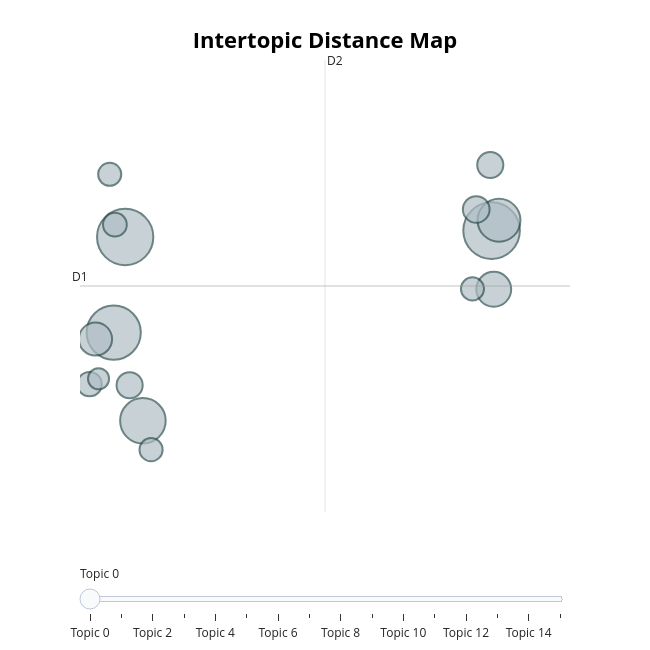

Source (notebook cell):
### Code cell
topic_model.visualize_topics()

### Figure 1 — Plotly figure (JSON) as saved in the notebook; plotly's stock layout.template omitted (floating-point values rounded to 4 significant figures)
{"data": [{"customdata": [[0, "党纪 | 学习 | 党员 | 师德师风建设 | 教育", 108], [1, "西迁 | 交大 | 传承 | 奋斗 | 爱国", 107], [2, "大赛 | 教学 | 中心 | 联盟 | 发展", 99], [3, "部长 | 党委 | 主持会议 | 负责人 | 会议", 70], [4, "师德师风建设 | 师德 | 学习 | 教师 | 建设", 62], [5, "师德师风建设 | 考核 | 师德师风 | 组织 | 单位", 41], [6, "课程 | 学生 | 思政 | 教学 | 课堂", 37], [7, "协同 | 部门 | 问题 | 机制 | 做好", 24], [8, "教师 | 育人 | 生理学 | 师德师风建设 | 专题", 23], [9, "研究 | 研究生 | 路径 | 导师 | 项目", 23], [10, "培养 | 阶段 | 精准 | 教学 | 培训", 20], [11, "发展 | 学院 | 研究生 | 学生 | 人才培养", 19], [12, "西安交通大学 | 教育部 | 文件 | 质量标准 | 十项准则", 18], [13, "强国 | 科技 | 服务 | 面向 | 教育", 18], [14, "领导 | 其身 | 大道 | 常榕 | 其身正", 18], [15, "教学 | 培训 | 教师 | 名师 | 培养", 15]], "hovertemplate": "<b>Topic %{customdata[0]}</b><br>%{customdata[1]}<br>Size: %{customdata[2]}", "legendgroup": "", "marker": {"color": "#B0BEC5", "size": [108, 107, 99, 70, 62, 41, 37, 24, 23, 23, 20, 19, 18, 18, 18, 15], "sizemode": "area", "sizeref": 0.0675, "symbol": "circle", "line": {"color": "DarkSlateGrey", "width": 2}}, "mode": "markers", "name": "", "orientation": "v", "showlegend": false, "x": [17.75, 3.789, 3.352, 4.465, 18.04, 17.84, 2.659, 17.17, 17.71, 3.959, 2.432, 3.398, 17.03, 3.2, 4.776, 2.774], "xaxis": "x", "y": [5.35, 5.296, 4.49, 3.747, 5.438, 4.856, 4.436, 5.528, 5.903, 4.046, 4.056, 5.4, 4.859, 5.825, 3.503, 4.101], "yaxis": "y", "type": "scatter"}], "layout": {"xaxis": {"anchor": "y", "domain": [0.0, 1.0], "title": {"text": ""}, "visible": false, "range": [2.067, 20.74]}, "yaxis": {"anchor": "x", "domain": [0.0, 1.0], "title": {"text": ""}, "visible": false, "range": [2.978, 6.789]}, "legend": {"tracegroupgap": 0, "itemsizing": "constant"}, "margin": {"t": 60}, "title": {"font": {"size": 22, "color": "Black"}, "text": "<b>Intertopic Distance Map</b>", "y": 0.95, "x": 0.5, "xanchor": "center", "yanchor": "top"}, "hoverlabel": {"font": {"size": 16, "family": "Rockwell"}, "bgcolor": "white"}, "width": 650, "height": 650, "sliders": [{"active": 0, "pad": {"t": 50}, "steps": [{"args": [{"marker.color": [["red", "#B0BEC5", "#B0BEC5", "#B0BEC5", "#B0BEC5", "#B0BEC5", "#B0BEC5", "#B0BEC5", "#B0BEC5", "#B0BEC5", "#B0BEC5", "#B0BEC5", "#B0BEC5", "#B0BEC5", "#B0BEC5", "#B0BEC5"]]}], "label": "Topic 0", "method": "update"}, {"args": [{"marker.color": [["#B0BEC5", "red", "#B0BEC5", "#B0BEC5", "#B0BEC5", "#B0BEC5", "#B0BEC5", "#B0BEC5", "#B0BEC5", "#B0BEC5", "#B0BEC5", "#B0BEC5", "#B0BEC5", "#B0BEC5", "#B0BEC5", "#B0BEC5"]]}], "label": "Topic 1", "method": "update"}, {"args": [{"marker.color": [["#B0BEC5", "#B0BEC5", "red", "#B0BEC5", "#B0BEC5", "#B0BEC5", "#B0BEC5", "#B0BEC5", "#B0BEC5", "#B0BEC5", "#B0BEC5", "#B0BEC5", "#B0BEC5", "#B0BEC5", "#B0BEC5", "#B0BEC5"]]}], "label": "Topic 2", "method": "update"}, {"args": [{"marker.color": [["#B0BEC5", "#B0BEC5", "#B0BEC5", "red", "#B0BEC5", "#B0BEC5", "#B0BEC5", "#B0BEC5", "#B0BEC5", "#B0BEC5", "#B0BEC5", "#B0BEC5", "#B0BEC5", "#B0BEC5", "#B0BEC5", "#B0BEC5"]]}], "label": "Topic 3", "method": "update"}, {"args": [{"marker.color": [["#B0BEC5", "#B0BEC5", "#B0BEC5", "#B0BEC5", "red", "#B0BEC5", "#B0BEC5", "#B0BEC5", "#B0BEC5", "#B0BEC5", "#B0BEC5", "#B0BEC5", "#B0BEC5", "#B0BEC5", "#B0BEC5", "#B0BEC5"]]}], "label": "Topic 4", "method": "update"}, {"args": [{"marker.color": [["#B0BEC5", "#B0BEC5", "#B0BEC5", "#B0BEC5", "#B0BEC5", "red", "#B0BEC5", "#B0BEC5", "#B0BEC5", "#B0BEC5", "#B0BEC5", "#B0BEC5", "#B0BEC5", "#B0BEC5", "#B0BEC5", "#B0BEC5"]]}], "label": "Topic 5", "method": "update"}, {"args": [{"marker.color": [["#B0BEC5", "#B0BEC5", "#B0BEC5", "#B0BEC5", "#B0BEC5", "#B0BEC5", "red", "#B0BEC5", "#B0BEC5", "#B0BEC5", "#B0BEC5", "#B0BEC5", "#B0BEC5", "#B0BEC5", "#B0BEC5", "#B0BEC5"]]}], "label": "Topic 6", "method": "update"}, {"args": [{"marker.color": [["#B0BEC5", "#B0BEC5", "#B0BEC5", "#B0BEC5", "#B0BEC5", "#B0BEC5", "#B0BEC5", "red", "#B0BEC5", "#B0BEC5", "#B0BEC5", "#B0BEC5", "#B0BEC5", "#B0BEC5", "#B0BEC5", "#B0BEC5"]]}], "label": "Topic 7", "method": "update"}, {"args": [{"marker.color": [["#B0BEC5", "#B0BEC5", "#B0BEC5", "#B0BEC5", "#B0BEC5", "#B0BEC5", "#B0BEC5", "#B0BEC5", "red", "#B0BEC5", "#B0BEC5", "#B0BEC5", "#B0BEC5", "#B0BEC5", "#B0BEC5", "#B0BEC5"]]}], "label": "Topic 8", "method": "update"}, {"args": [{"marker.color": [["#B0BEC5", "#B0BEC5", "#B0BEC5", "#B0BEC5", "#B0BEC5", "#B0BEC5", "#B0BEC5", "#B0BEC5", "#B0BEC5", "red", "#B0BEC5", "#B0BEC5", "#B0BEC5", "#B0BEC5", "#B0BEC5", "#B0BEC5"]]}], "label": "Topic 9", "method": "update"}, {"args": [{"marker.color": [["#B0BEC5", "#B0BEC5", "#B0BEC5", "#B0BEC5", "#B0BEC5", "#B0BEC5", "#B0BEC5", "#B0BEC5", "#B0BEC5", "#B0BEC5", "red", "#B0BEC5", "#B0BEC5", "#B0BEC5", "#B0BEC5", "#B0BEC5"]]}], "label": "Topic 10", "method": "update"}, {"args": [{"marker.color": [["#B0BEC5", "#B0BEC5", "#B0BEC5", "#B0BEC5", "#B0BEC5", "#B0BEC5", "#B0BEC5", "#B0BEC5", "#B0BEC5", "#B0BEC5", "#B0BEC5", "red", "#B0BEC5", "#B0BEC5", "#B0BEC5", "#B0BEC5"]]}], "label": "Topic 11", "method": "update"}, {"args": [{"marker.color": [["#B0BEC5", "#B0BEC5", "#B0BEC5", "#B0BEC5", "#B0BEC5", "#B0BEC5", "#B0BEC5", "#B0BEC5", "#B0BEC5", "#B0BEC5", "#B0BEC5", "#B0BEC5", "red", "#B0BEC5", "#B0BEC5", "#B0BEC5"]]}], "label": "Topic 12", "method": "update"}, {"args": [{"marker.color": [["#B0BEC5", "#B0BEC5", "#B0BEC5", "#B0BEC5", "#B0BEC5", "#B0BEC5", "#B0BEC5", "#B0BEC5", "#B0BEC5", "#B0BEC5", "#B0BEC5", "#B0BEC5", "#B0BEC5", "red", "#B0BEC5", "#B0BEC5"]]}], "label": "Topic 13", "method": "update"}, {"args": [{"marker.color": [["#B0BEC5", "#B0BEC5", "#B0BEC5", "#B0BEC5", "#B0BEC5", "#B0BEC5", "#B0BEC5", "#B0BEC5", "#B0BEC5", "#B0BEC5", "#B0BEC5", "#B0BEC5", "#B0BEC5", "#B0BEC5", "red", "#B0BEC5"]]}], "label": "Topic 14", "method": "update"}, {"args": [{"marker.color": [["#B0BEC5", "#B0BEC5", "#B0BEC5", "#B0BEC5", "#B0BEC5", "#B0BEC5", "#B0BEC5", "#B0BEC5", "#B0BEC5", "#B0BEC5", "#B0BEC5", "#B0BEC5", "#B0BEC5", "#B0BEC5", "#B0BEC5", "red"]]}], "label": "Topic 15", "method": "update"}]}], "shapes": [{"line": {"color": "#CFD8DC", "width": 2}, "type": "line", "x0": 11.41, "x1": 11.41, "y0": 2.978, "y1": 6.789}, {"line": {"color": "#9E9E9E", "width": 2}, "type": "line", "x0": 2.067, "x1": 20.74, "y0": 4.883, "y1": 4.883}], "annotations": [{"showarrow": false, "text": "D1", "x": 2.067, "y": 4.883, "yshift": 10}, {"showarrow": false, "text": "D2", "x": 11.41, "xshift": 10, "y": 6.789}]}}
